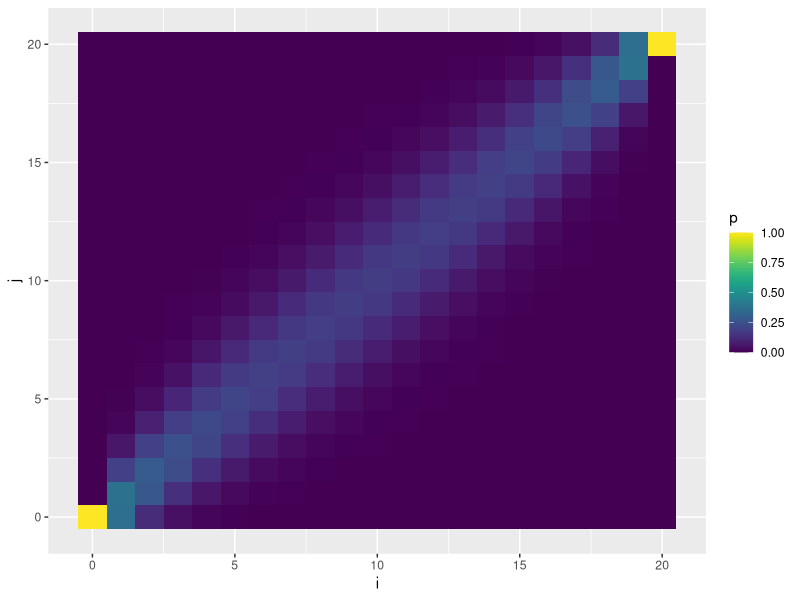
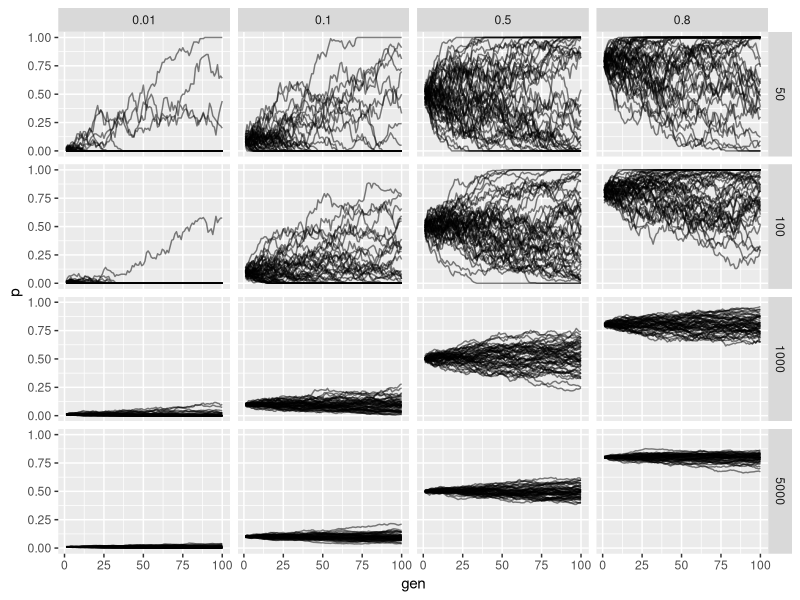

Recreate these plots in R, in order.
## ---- chunk 1
library(ggplot2)
library(dplyr)
library(tidyr)
library(viridis)

N <- 10 # effective population size  

# fill up the probility transition matrix
P <- matrix(NA, ncol = 2*N + 1, 2*N + 1)
P_df <- data.frame()
for(i in 0:(2*N)){
  for(j in 0:(2*N)){
    # add to matrix for examples
    P[i+1, j+1] <- dbinom(j, 2*N, (i / (2*N))) 
    
    # add to data.frame for viz below
    P_df <- bind_rows(P_df, data.frame(i = i, j = j, p = P[i+1, j+1]))
  }
}

# plot it up!
p <- ggplot(P_df, aes(x = i, y = j, fill = p)) +   
     geom_tile() + scale_fill_viridis(option="D")
p
## ---- chunk 2
# data.frame to be filled
wf_df <- data.frame()

# effective population sizes
sizes <- c(50, 100, 1000, 5000)

# starting allele frequencies
starting_p <- c(.01, .1, .5, .8)

# number of generations
n_gen <- 100

# number of replicates per simulation
n_reps <- 50

# run the simulations
for(N in sizes){
  for(p in starting_p){
    p0 <- p
    for(j in 1:n_gen){
      X <- rbinom(n_reps, 2*N, p)
      p <- X / (2*N)
      rows <- data.frame(replicate = 1:n_reps, N = rep(N, n_reps), 
                         gen = rep(j, n_reps), p0 = rep(p0, n_reps), 
                         p = p)
      wf_df <- bind_rows(wf_df, rows)
    }
  }
}

# plot it up!
p <- ggplot(wf_df, aes(x = gen, y = p, group = replicate)) +
     geom_path(alpha = .5) + facet_grid(N ~ p0) + guides(colour=FALSE)
p
